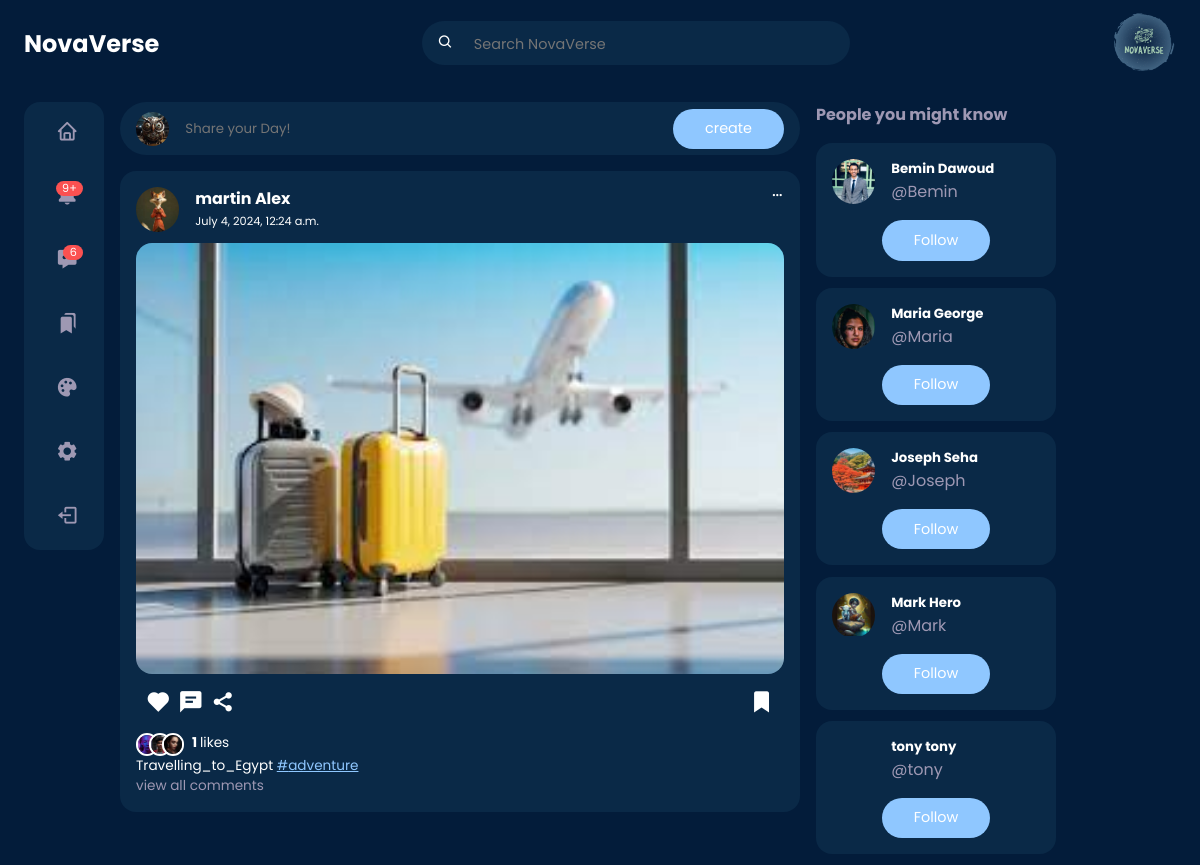
/home (signed in), run on an earlier commit of the app's database.
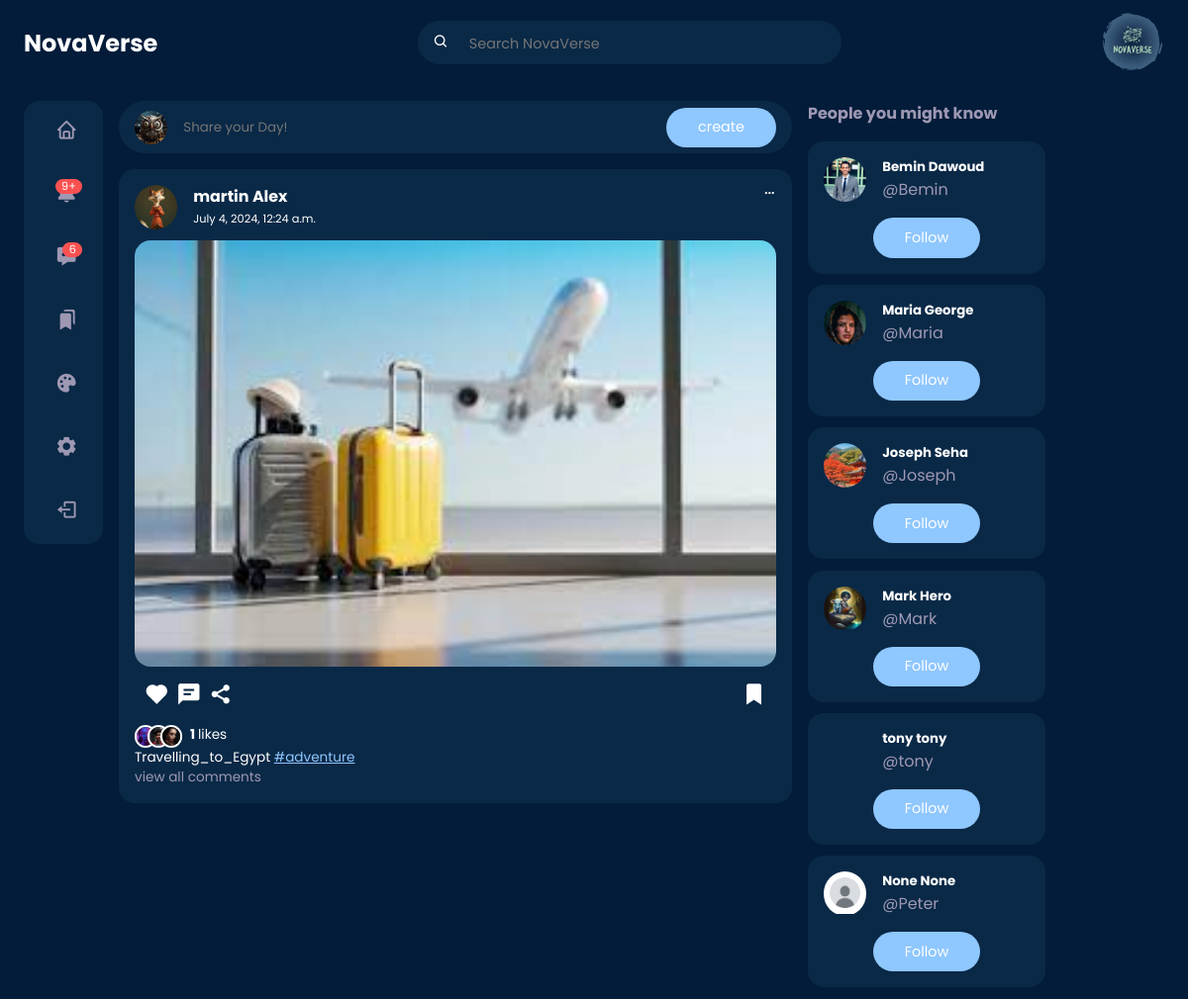
And on a later commit of the database.
### post/models.py (models this page shows, shortened)
class Post(models.Model):
    id = models.UUIDField(primary_key=True, default=uuid.uuid4, editable=False)
    picture = models.ImageField(
        upload_to=user_directory_path, verbose_name="Picture", null=True
    )
    caption = models.CharField(max_length=10000, verbose_name="Caption")
    posted = models.DateTimeField(auto_now_add=True)
    tags = models.ManyToManyField(Tag, related_name="tags")
    user = models.ForeignKey(User, on_delete=models.CASCADE)
    likes = models.IntegerField(default=0)

class Tag(models.Model):
    title = models.CharField(max_length=100, verbose_name="Tag")
    slug = models.SlugField(null=False, unique=True, default=uuid.uuid1)
    class Meta:
        verbose_name = "Tag"
        verbose_name_plural = "Tags"

### userauth/models.py (models this page shows, shortened)
class Profile(models.Model):
    user = models.OneToOneField(User, on_delete=models.CASCADE)
    first_name = models.CharField(max_length=100, null=True, blank=True)
    last_name = models.CharField(max_length=100, null=True, blank=True)
    location = models.CharField(max_length=100, null=True, blank=True)
    url = models.URLField(max_length=1000, null=True, blank=True)
    bio = models.TextField(max_length=200, null=True, blank=True)
    created = models.DateField(auto_now_add=True)
    picture = models.ImageField(
        upload_to=user_directory_path,
        null=True,
        blank=True,
        default="img/default.jpg",
        verbose_name="profile-Picture",
    )
    favourite = models.ManyToManyField(Post)

### post/views.py (the view)
# urls.py: 2. Add a URL to urlpatterns:  path('', views.home, name='home')
def home(request):
    user = request.user
    posts = Stream.objects.filter(user=user)
    group_ids = [post.post_id for post in posts]
    post_items = Post.objects.filter(id__in=group_ids).all().order_by("-posted")
    profile = Profile.objects.get(user=user)
    for post in post_items:
        post.liked = Likes.objects.filter(user=user, post=post).exists()
        post.is_favourite = profile.favourite.filter(id=post.id).exists()
        post_user_profile = Profile.objects.get(user=post.user)
        post.profilePicture = post_user_profile.picture
    all_users = User.objects.exclude(id=user.id)
    followed_users = Follow.objects.filter(follower=user).values_list(
        "following", flat=True
    )
    unfollowed_users = all_users.exclude(id__in=followed_users)
    unfollowed_users_profiles = Profile.objects.filter(user__in=unfollowed_users)
    context = {
        "posts": post_items,
        "profile": profile,
        "unfollowed_users_profiles": unfollowed_users_profiles,
    }
    return render(request, "home.html", context)

### templates/home.html (shortened to what this page needs)
{% load static %}
<!DOCTYPE html>
<html lang="en">
<head>
	<link rel="stylesheet" href="{% static 'style/home.css' %}">
	<link href='https://unpkg.com/boxicons@2.1.4/css/boxicons.min.css' rel='stylesheet'>
</head>
<body>
	{% include "nav.html" %}
	<main>
		<div class="container">
			<div class="left">
				{% include 'sidebar.html' %}
			</div>
			<div class="middle">
				<div class="create-post">
					<div class="profile-photo">
						<img src="{{profile.picture.url}}">
					</div>
					<input type="text" placeholder="Share your Day!" id="create-post" readonly>
					<a href="{% url 'new-post' %}"><input type="submit" class="btn btn-primary" value="create"></a>
				</div>
				<div class="feeds">
					{% for post in posts %}
					<div class="feed">
						<div class="head">
							<div class="user">
								<div class="profile-photo">
									<img src="{{ post.profilePicture }}">
								</div>
								<div class="info">
									<a href="{% url 'profile' post.user.username %}">
										<h3>{{ post.user.first_name }} {{ post.user.last_name }}</h3>
									</a>
									<small>{{ post.posted }}</small>
								</div>
							</div>
							<span class="edit">
								<i class='bx bx-dots-horizontal-rounded'></i>
							</span>
						</div>
						<div class="photo">
							<a href="{% url 'post-detail' post.id %}"><img src="{{ post.picture }}"></a>
						</div>
						<div class="action-buttons">
							<div class="interaction-buttons">
								<span>
									<a href="{% url 'like' post.id %}" class="like-button" data-id="{{ post.id }}">
										<i id="like-icon-{{ post.id }}"
											class='bx bxs-heart {% if post.liked %}liked{% endif %}'></i>
									</a>
								</span>
								<span><i class='bx bxs-comment-detail'></i></span>
								<span><i class='bx bxs-share-alt'></i></span>
							</div>
							<div class="bookmark">
								<span>
									<a href="{% url 'favourite' post.id %}" class="favourite-button"
										data-id="{{post.id}}">
										<i class='bx bxs-bookmark {% if post.is_favourite %}liked{% endif %}'></i>
									</a>
								</span>
							</div>
						</div>
						<div class="liked-by">
							<span><img src="{% static 'img/profile-10.jpg' %}"></span>
							<span><img src="{% static 'img/profile-11.jpg' %}"></span>
							<span><img src="{% static 'img/profile-12.jpg' %}"></span>
							<p><b id="like-count-{{ post.id }}"> {{ post.likes }}
								</b> likes</p>
						</div>
						<div class="caption">
							<p>
								{{post.caption}}
								{% for tag in post.tags.all %}
								<a href="{{tag.get_absolute_url}}"><span class="harsh-tag">
										#{{tag.title}}</span></a>
								{% endfor %}
							</p>
						</div>
						<div class="comment text-muted">
							view all comments
						</div>
					</div>
					{% endfor %}
				</div>
			</div>
			<div class="right">
				<div class="friend-requests">
					<h4>People you might know</h4>
					{% for profile in unfollowed_users_profiles %}
					<div class="request">
						<div class="info">
							<div class="profile-photo">
								<a href="{% url 'profile' profile.user.username %}">
									{% if profile.picture %}
									<img src="{{ profile.picture.url }}" alt="">
									{% else %}
									<img src="{% static 'img/default.jpg' %}" alt="Default Profile Picture">
									{% endif %}
								</a>
							</div>
							<div>
								<h5>{{profile.first_name}} {{profile.last_name}}</h5>
								<p class="text-muted">
									@{{profile.user.username}}
								</p>
							</div>
						</div>
						<div class="action">
							{% if not follow_status %}
							<a href="{% url 'follow' profile.user.username 1 %}" class="btn btn-primary">Follow</a>
							{% else %}
							<a href="{% url 'follow' profile.user.username 0 %}" class="btn btn-primary">Unfollow</a>
							{% endif %}
						</div>
					</div>
					{% endfor %}
				</div>
			</div>
		</div>
	</main>
</body>
</html>

What changed in the data, as far as the page shows it:
added Profile: picture (placeholder picture), first_name "None", last_name "None", user.username "Peter"
